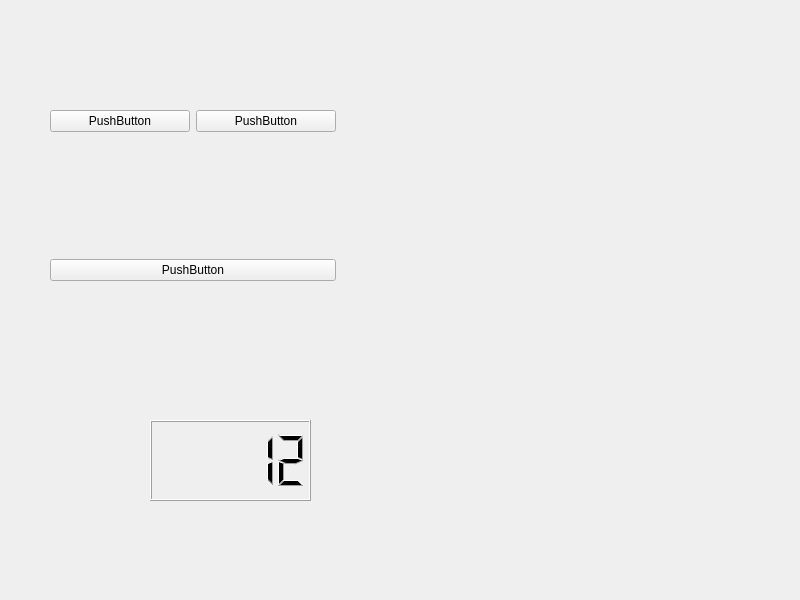
<?xml version="1.0" encoding="UTF-8"?>
<ui version="4.0">
 <class>Widget</class>
 <widget class="QWidget" name="Widget">
  <property name="geometry">
   <rect>
    <x>0</x>
    <y>0</y>
    <width>800</width>
    <height>600</height>
   </rect>
  </property>
  <property name="windowTitle">
   <string>Widget</string>
  </property>
  <widget class="QWidget" name="gridLayoutWidget">
   <property name="geometry">
    <rect>
     <x>50</x>
     <y>110</y>
     <width>571</width>
     <height>171</height>
    </rect>
   </property>
   <layout class="QGridLayout" name="gridLayout">
    <item row="2" column="0" colspan="2">
     <widget class="QPushButton" name="pushButton_2">
      <property name="text">
       <string>PushButton</string>
      </property>
     </widget>
    </item>
    <item row="0" column="0">
     <widget class="QPushButton" name="pushButton">
      <property name="text">
       <string>PushButton</string>
      </property>
     </widget>
    </item>
    <item row="1" column="0">
     <spacer name="verticalSpacer">
      <property name="orientation">
       <enum>Qt::Vertical</enum>
      </property>
      <property name="sizeHint" stdset="0">
       <size>
        <width>20</width>
        <height>40</height>
       </size>
      </property>
     </spacer>
    </item>
    <item row="0" column="1">
     <widget class="QPushButton" name="pushButton_3">
      <property name="text">
       <string>PushButton</string>
      </property>
     </widget>
    </item>
    <item row="0" column="2" rowspan="3" colspan="2">
     <widget class="QLabel" name="label">
      <property name="styleSheet">
       <string notr="true">image: url(:/new/prefix1/75f24a.jpg);</string>
      </property>
      <property name="text">
       <string/>
      </property>
     </widget>
    </item>
   </layout>
  </widget>
  <widget class="QLCDNumber" name="lcdNumber">
   <property name="geometry">
    <rect>
     <x>150</x>
     <y>420</y>
     <width>161</width>
     <height>81</height>
    </rect>
   </property>
   <property name="value" stdset="0">
    <double>12.000000000000000</double>
   </property>
   <property name="intValue" stdset="0">
    <number>12</number>
   </property>
  </widget>
 </widget>
 <resources/>
 <connections/>
</ui>
